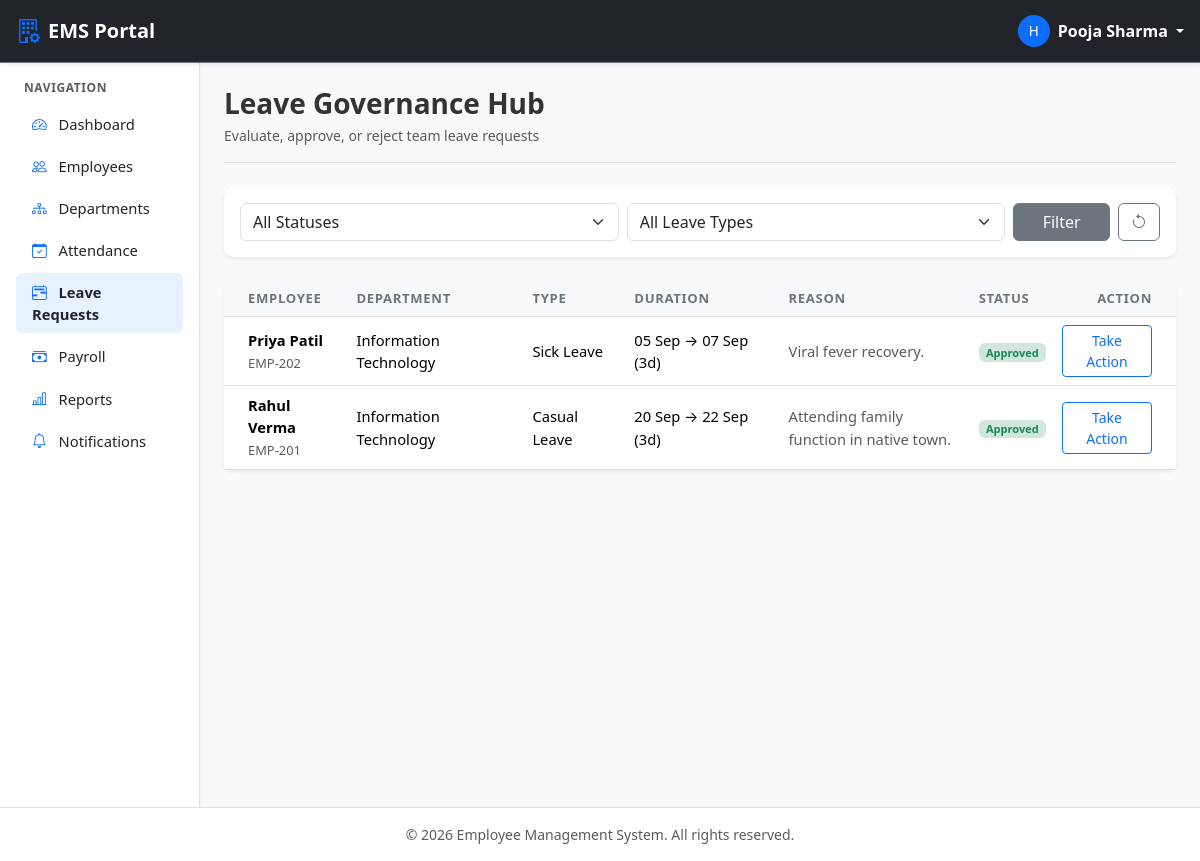
Screenshot of /leaves/ (signed in) with the database file from the repository.
### leaves/models.py (models this page shows, shortened)
class LeaveRequest(models.Model):
    LEAVE_TYPES = (
        ('CASUAL', 'Casual Leave'),
        ('SICK', 'Sick Leave'),
        ('EARNED', 'Earned Leave'),
        ('EMERGENCY', 'Emergency Leave'),
    )
    STATUS_CHOICES = (
        ('PENDING', 'Pending'),
        ('APPROVED', 'Approved'),
        ('REJECTED', 'Rejected'),
    )
    employee = models.ForeignKey(
        Employee,
        on_delete=models.CASCADE,
        related_name='leave_requests'
    )
    leave_type = models.CharField(max_length=15, choices=LEAVE_TYPES, default='CASUAL')
    start_date = models.DateField()
    end_date = models.DateField()
    reason = models.TextField()
    status = models.CharField(max_length=10, choices=STATUS_CHOICES, default='PENDING')
    rejection_reason = models.CharField(max_length=255, blank=True, null=True)
    applied_at = models.DateTimeField(auto_now_add=True)
    approved_by = models.ForeignKey(
        User,
        on_delete=models.SET_NULL,
        null=True,
        blank=True,
        related_name='approved_leaves'
    )
    action_taken_at = models.DateTimeField(null=True, blank=True)
    class Meta:
        ordering = ['-applied_at']
    @property
    def total_days(self):
        if self.start_date and self.end_date:
            delta = self.end_date - self.start_date
            return max(delta.days + 1, 1)
        return 0

### employees/models.py (models this page shows, shortened)
class Employee(models.Model):
    ROLE_CHOICES = (
        ('ADMIN', 'Admin'),
        ('HR', 'HR / Manager'),
        ('EMPLOYEE', 'Employee'),
    )
    GENDER_CHOICES = (
        ('MALE', 'Male'),
        ('FEMALE', 'Female'),
        ('OTHER', 'Other'),
    )
    STATUS_CHOICES = (
        ('ACTIVE', 'Active'),
        ('INACTIVE', 'Inactive'),
    )
    user = models.OneToOneField(
        User,
        on_delete=models.CASCADE,
        related_name='employee'
    )
    employee_id = models.CharField(max_length=20, unique=True)
    phone = models.CharField(max_length=15, blank=True, null=True)
    address = models.TextField(blank=True, null=True)
    date_of_birth = models.DateField(blank=True, null=True)
    gender = models.CharField(max_length=10, choices=GENDER_CHOICES, default='MALE')
    profile_picture = models.ImageField(
        upload_to='profile_pictures/',
        blank=True,
        null=True
    )
    department = models.ForeignKey(
        Department,
        on_delete=models.SET_NULL,
        null=True,
        blank=True,
        related_name='employees'
    )
    designation = models.ForeignKey(
        Designation,
        on_delete=models.SET_NULL,
        null=True,
        blank=True,
        related_name='employees'
    )
    joining_date = models.DateField(blank=True, null=True)
    basic_salary = models.DecimalField(max_digits=10, decimal_places=2, default=0.00)
    role = models.CharField(max_length=10, choices=ROLE_CHOICES, default='EMPLOYEE')
    status = models.CharField(max_length=10, choices=STATUS_CHOICES, default='ACTIVE')
    created_at = models.DateTimeField(auto_now_add=True)
    updated_at = models.DateTimeField(auto_now=True)
    class Meta:
        ordering = ['employee_id']
    @property
    def full_name(self):
        return self.user.get_full_name() or self.user.username

### departments/models.py (models this page shows, shortened)
class Department(models.Model):
    name = models.CharField(max_length=100, unique=True)
    description = models.TextField(blank=True, null=True)
    created_at = models.DateTimeField(auto_now_add=True)
    updated_at = models.DateTimeField(auto_now=True)
    class Meta:
        ordering = ['name']
        verbose_name = 'Department'
        verbose_name_plural = 'Departments'

### leaves/views.py (the view)
# urls.py: path('', views.leave_list_view, name='leave_list'),
@hr_required
def leave_list_view(request):
    queryset = LeaveRequest.objects.select_related('employee__user', 'employee__department').order_by('-applied_at')
    status = request.GET.get('status', '')
    if status:
        queryset = queryset.filter(status=status)
    leave_type = request.GET.get('leave_type', '')
    if leave_type:
        queryset = queryset.filter(leave_type=leave_type)
    paginator = Paginator(queryset, 15)
    page_number = request.GET.get('page')
    page_obj = paginator.get_page(page_number)
    context = {
        'page_obj': page_obj,
        'selected_status': status,
        'selected_type': leave_type,
    }
    return render(request, 'leaves/leave_list.html', context)

### leaves/templates/leaves/leave_list.html (shortened to what this page needs)
{% extends "base.html" %}
{% block content %}
<div class="container-fluid p-0">
    <div class="d-flex flex-column flex-md-row justify-content-between align-items-md-center pb-3 mb-4 border-bottom gap-2">
        <div>
            <h3 class="fw-bold mb-1">Leave Governance Hub</h3>
            <p class="text-muted small mb-0">Evaluate, approve, or reject team leave requests</p>
        </div>
    </div>
    <div class="card shadow-sm border-0 mb-4">
        <div class="card-body p-3">
            <form method="get" class="row g-2 align-items-center">
                <div class="col-sm-5">
                    <select name="status" class="form-select">
                        <option value="">All Statuses</option>
                    </select>
                </div>
                <div class="col-sm-5">
                    <select name="leave_type" class="form-select">
                        <option value="">All Leave Types</option>
                    </select>
                </div>
                <div class="col-sm-2 d-flex gap-2">
                    <button type="submit" class="btn btn-secondary w-100">Filter</button>
                    <a href="{% url 'leave_list' %}" class="btn btn-outline-secondary"><i class="bi bi-arrow-counterclockwise"></i></a>
                </div>
            </form>
        </div>
    </div>
    <div class="card shadow-sm border-0">
        <div class="card-body p-0">
            <div class="table-responsive">
                <table class="table table-hover align-middle mb-0">
                    <thead>
                        <tr>
                            <th class="ps-4">Employee</th>
                            <th>Department</th>
                            <th>Type</th>
                            <th>Duration</th>
                            <th>Reason</th>
                            <th>Status</th>
                            <th class="text-end pe-4">Action</th>
                        </tr>
                    </thead>
                    <tbody>
                        {% for leave in page_obj %}
                        <tr>
                            <td class="ps-4">
                                <div class="fw-bold">{{ leave.employee.full_name }}</div>
                                <span class="text-muted small">{{ leave.employee.employee_id }}</span>
                            </td>
                            <td>{{ leave.employee.department.name|default:"—" }}</td>
                            <td>{{ leave.get_leave_type_display }}</td>
                            <td>{{ leave.start_date|date:"d M" }} &rarr; {{ leave.end_date|date:"d M" }} ({{ leave.total_days }}d)</td>
                            <td class="small text-muted" style="max-width: 200px;">{{ leave.reason|truncatewords:8 }}</td>
                            <td>
                                {% if leave.status == 'APPROVED' %}
                                    <span class="badge bg-success-subtle text-success">Approved</span>
                                {% elif leave.status == 'REJECTED' %}
                                    <span class="badge bg-danger-subtle text-danger">Rejected</span>
                                {% else %}
                                    <span class="badge bg-warning-subtle text-warning">Pending</span>
                                {% endif %}
                            </td>
                            <td class="text-end pe-4">
                                <a href="{% url 'leave_action' leave.pk %}" class="btn btn-outline-primary btn-sm">
                                    Take Action
                                </a>
                            </td>
                        </tr>
                        {% empty %}
                        <tr>
                            <td colspan="7" class="text-center py-5 text-muted">
                                No leave applications found matching your criteria.
                            </td>
                        </tr>
                        {% endfor %}
                    </tbody>
                </table>
            </div>
        </div>
    </div>
</div>
{% endblock %}

### templates/navbar.html (shortened to what this page needs)
<nav class="navbar navbar-expand-lg navbar-dark bg-dark sticky-top border-bottom border-secondary shadow-sm">
    <div class="container-fluid px-3">
        <a class="navbar-brand fw-bold d-flex align-items-center" href="#">
            <i class="bi bi-building-gear text-primary me-2 fs-4"></i>
            <span>EMS Portal</span>
        </a>
        {% if user.is_authenticated %}
        <div class="ms-auto d-flex align-items-center">
            <div class="dropdown">
                <a href="#" class="d-flex align-items-center text-white text-decoration-none dropdown-toggle" id="userDropdown" data-bs-toggle="dropdown" aria-expanded="false">
                    <span class="avatar-badge bg-primary text-white rounded-circle me-2 d-inline-flex justify-content-center align-items-center" style="width: 32px; height: 32px; font-size: 0.85rem;">
                        {{ user.username|first|upper }}
                    </span>
                    <span class="d-none d-sm-inline fw-semibold me-1">{{ user.get_full_name|default:user.username }}</span>
                </a>
            </div>
        </div>
        {% else %}
        <div class="ms-auto">
            <a href="{% url 'login' %}" class="btn btn-outline-light btn-sm px-3">Login</a>
        </div>
        {% endif %}
    </div>
</nav>

### static/css/style.css (style rules this page uses)
:root { --ems-primary: #0d6efd; --ems-dark: #212529; --ems-sidebar-bg: #ffffff; --ems-sidebar-width: 250px; --ems-card-radius: 10px; }
body { font-family: system-ui, -apple-system, "Segoe UI", Roboto, "Helvetica Neue", Arial, sans-serif; color: #333333; background-color: #f8f9fa; }
.card { border-radius: var(--ems-card-radius); border: 1px solid #edf2f9; transition: transform 0.15s ease-in-out, box-shadow 0.15s ease-in-out; }
.table thead th { font-size: 0.82rem; text-transform: uppercase; letter-spacing: 0.05em; color: #6c757d; background-color: #f8f9fa; border-bottom: 1px solid #dee2e6; }
.table tbody td { vertical-align: middle; font-size: 0.92rem; }

### rows the page displays
LeaveRequest: employee.full_name "Priya Patil", employee.employee_id "EMP-202", employee.department.name "Information Technology", leave_type "Sick Leave", start_date "05 Sep", end_date "07 Sep", total_days "3", reason "Viral fever recovery.", status "Approved"
LeaveRequest: employee.full_name "Rahul Verma", employee.employee_id "EMP-201", employee.department.name "Information Technology", leave_type "Casual Leave", start_date "20 Sep", end_date "22 Sep", total_days "3", reason "Attending family function in native town.", status "Approved"

### other values shown
{{ user.username|first|upper }} "H"
{{ user.get_full_name|default:user.username }} "Pooja Sharma"
